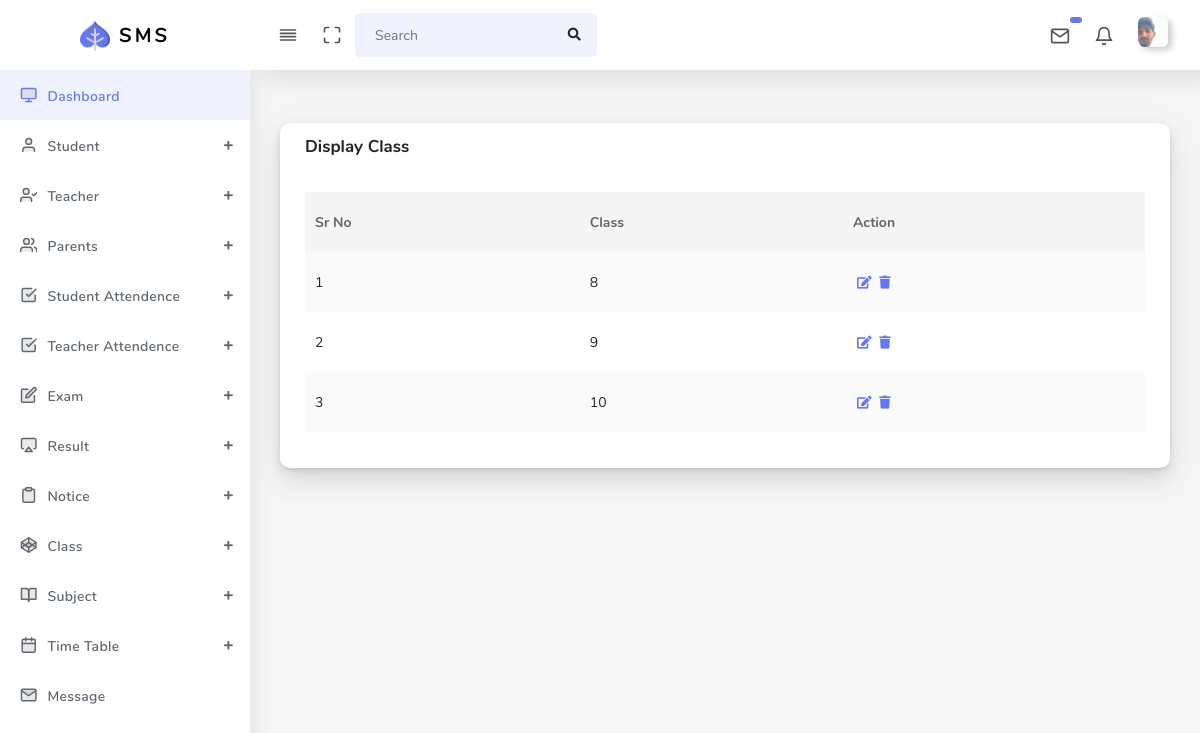
Screenshot of /Admin/display_class_admin.php (signed in) with the database file from the repository.
### tables this page shows
CREATE TABLE `class` (
  `class_id` int(11) NOT NULL,
  `class` varchar(255) NOT NULL
);

### Admin/display_class_admin.php (the view, shortened to what this page needs)
<!DOCTYPE html>
<html lang="en">
<head>
  <link rel="stylesheet" href="assets/css/app.min.css">
  <link rel="stylesheet" href="assets/bundles/datatables/datatables.min.css">
  <link rel="stylesheet" href="assets/bundles/datatables/DataTables-1.10.16/css/dataTables.bootstrap4.min.css">
  <link rel="stylesheet" href="assets/css/style.css">
  <link rel="stylesheet" href="assets/css/components.css">
  <link rel="stylesheet" href="assets/css/custom.css">
</head>
<body>
  <div id="app">
    <div class="main-wrapper main-wrapper-1">
      <div class="navbar-bg"></div>
      <?php include "navbar_admin.php";?>
        <?php include "sidebar_admin.php";?>
      </div>
      <div class="main-content">
        <section class="section">
          <div class="section-body">
            <div class="row">
              <div class="col-12">
                <div class="card">
                  <div class="card-header">
                    <h4>Display Class</h4>
                  </div>
                  <div class="card-body">
                    <div class="table-responsive">
                      <table class="table table-striped table-hover" id="tableExport" style="width:100%;">
                        <thead>
                          <tr>
                          <th>Sr No</th>
                            <th>Class</th>
                            <th>Action</th>
                          </tr>
                        </thead>
                        <tbody>
                        <?php
                              $displayquery="select * from  class";
                              $result = mysqli_query($conn,$displayquery);
                              if(mysqli_num_rows($result)>0){
                               $number=1;
                                 while ($row=mysqli_fetch_array($result)) {
                          ?>
                          <tr>
                          <td><?php echo $number;?></td>
                            <td><?php echo $row['class'];?></td>
                            <td><?php echo "<a href='update_class_admin.php?id=".$row['class_id']."'><i class='fas fa-edit'></i></a>"?>
                          <?php echo "<a  href='delete_data.php?class_id=".$row['class_id']."'><i class='fas fa-trash'></i></a>"?></td>
                          </tr>
                          <?php $number++; } }?>
                        </tbody>
                      </table>
                    </div>
                  </div>
                </div>
              </div>
            </div>
          </div>
        </section>
    </div>
  </div>
  <?php include "footer_admin.php";?>

### rows the page displays
class: class "8"
class: class "9"
class: class "10"
